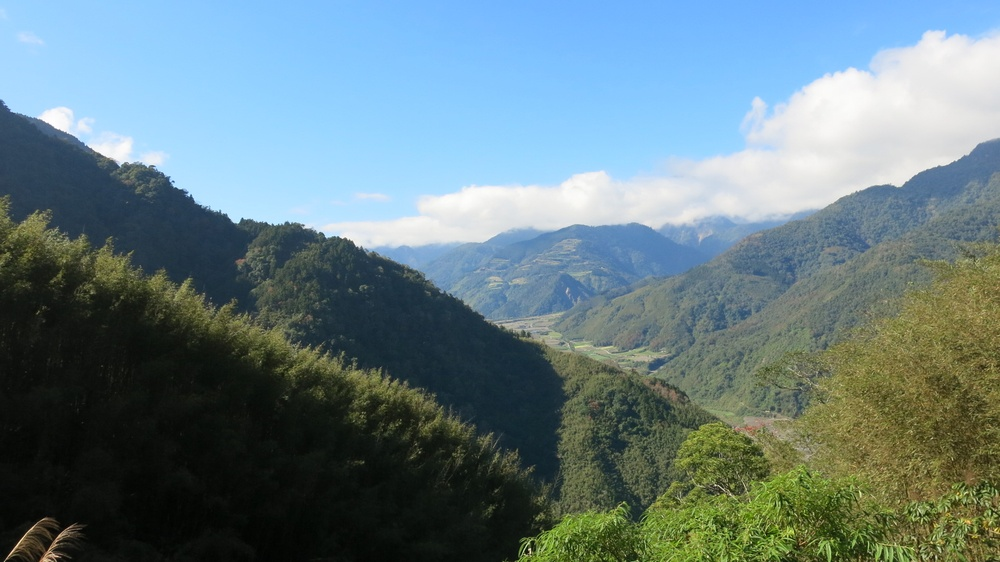
#> input picture Image/IMG_4230.JPG, 1000 x 562 px, shrunk from 1920 x 1080 before the run
$ python linearTrans.py
#> lines starting #> are read from the running program, lines starting #| are printed output that depends on the picture
import cv2
import numpy as np

if __name__ == "__main__":
    I = cv2.imread("../Image/IMG_4230.JPG")
#> I is the input picture: shape (562, 1000, 3); mean B, G, R 131.1, 125.6, 103

    # 線性變換
    a = 2
    O = float(a)*I
    # 大於255的要截斷為255
    O[O > 255] = 255
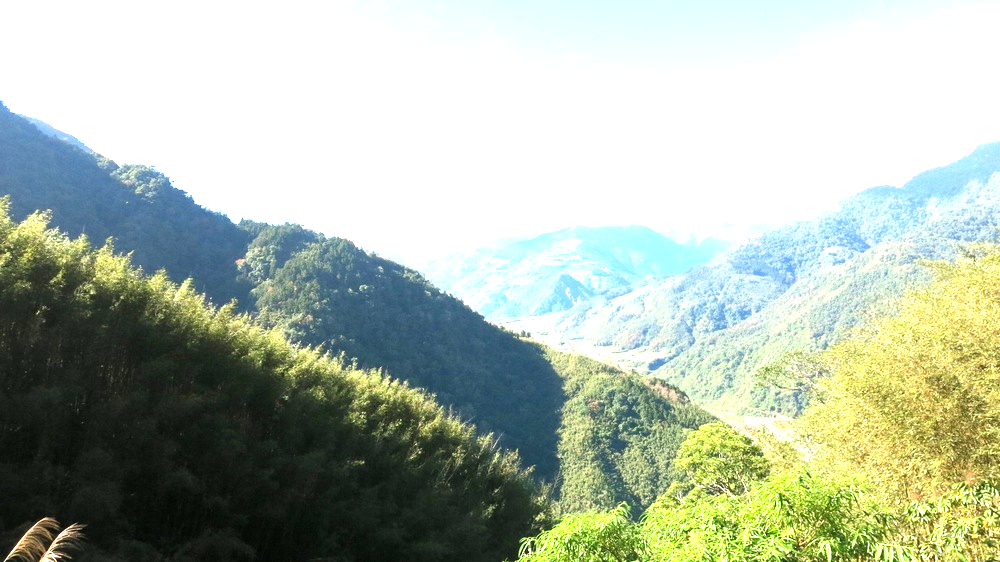
#> O: shape (562, 1000, 3) float64; mean B, G, R 169.2, 186, 174.7
    O = np.round(O)
    O = O.astype(np.uint8)

    cv2.imshow("I", I)
    cv2.imshow("O", O)
    cv2.waitKey(0)
    cv2.destroyAllWindows()
